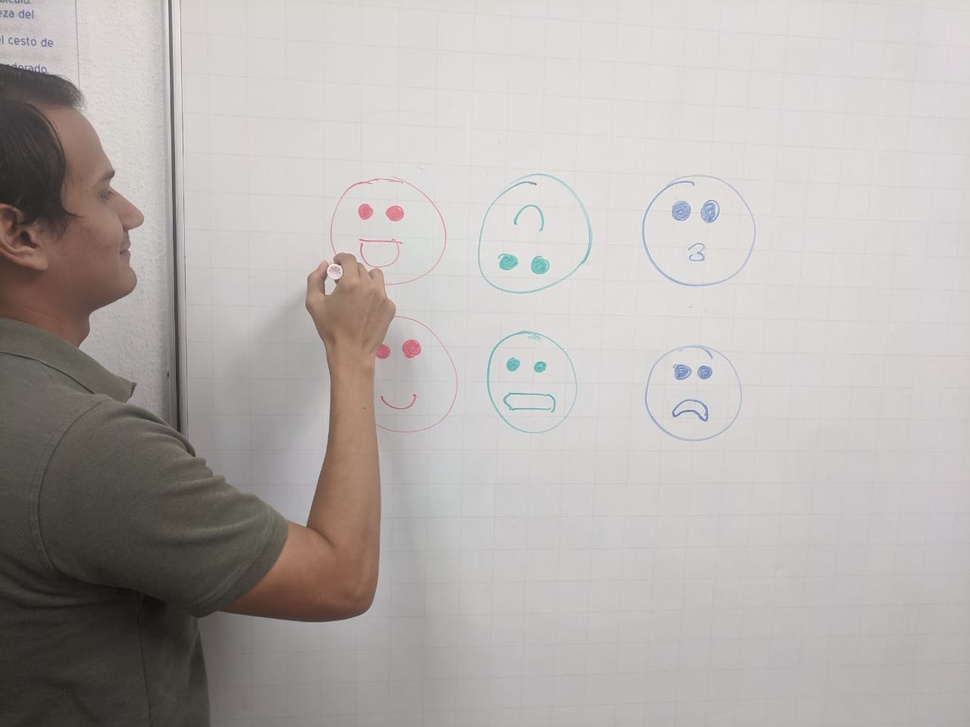
#> input picture P5/shadows.jpg, 970 x 727 px, shrunk from 1280 x 960 before the run
$ python picture.py
#> lines starting #> are read from the running program, lines starting #| are printed output that depends on the picture; after the words box and inside, x2 and y2 are one past the last pixel; in counts of white or black regions, pixels touching at a corner belong together
#> further down, img is the input picture: shape (727, 970, 3); mean B, G, R 173.9, 176.2, 181.2
#> in processFrame, `hsvImage = cv2.cvtColor(image, cv2.COLOR_BGR2HSV)`: hsvImage: shape (727, 970, 3); mean H, S, V 33.2, 15.3, 181.5
import numpy as np
import cv2
from matplotlib import pyplot as plt

def getMask(hsvImage):

    lowerRed1 = (0,55,40)
    upperRed1 = (20,255,255)
    maskRed1 = cv2.inRange(hsvImage, lowerRed1, upperRed1)
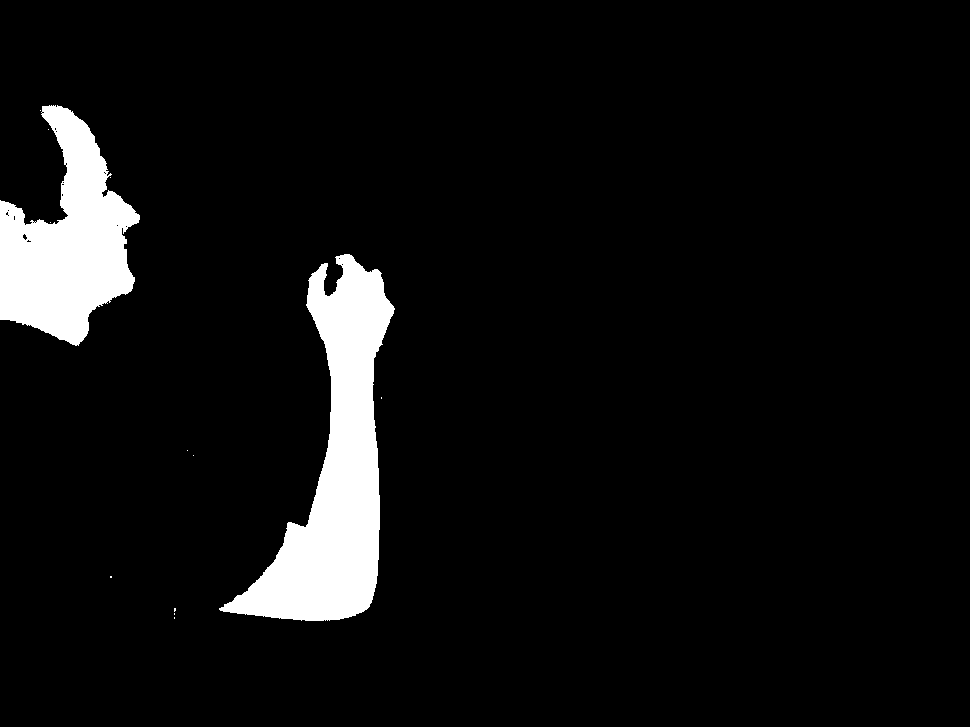
#> maskRed1: shape (727, 970); 6.3% white; 13 white regions (11 under 20 px), largest, box (x1, y1, x2, y2) and area: (219, 254, 395, 621) 25719, (0, 105, 140, 346) 18647
    lowerRed2 = (160,55,40)
    upperRed2 = (180,255,255)
    maskRed2 = cv2.inRange(hsvImage, lowerRed2, upperRed2)
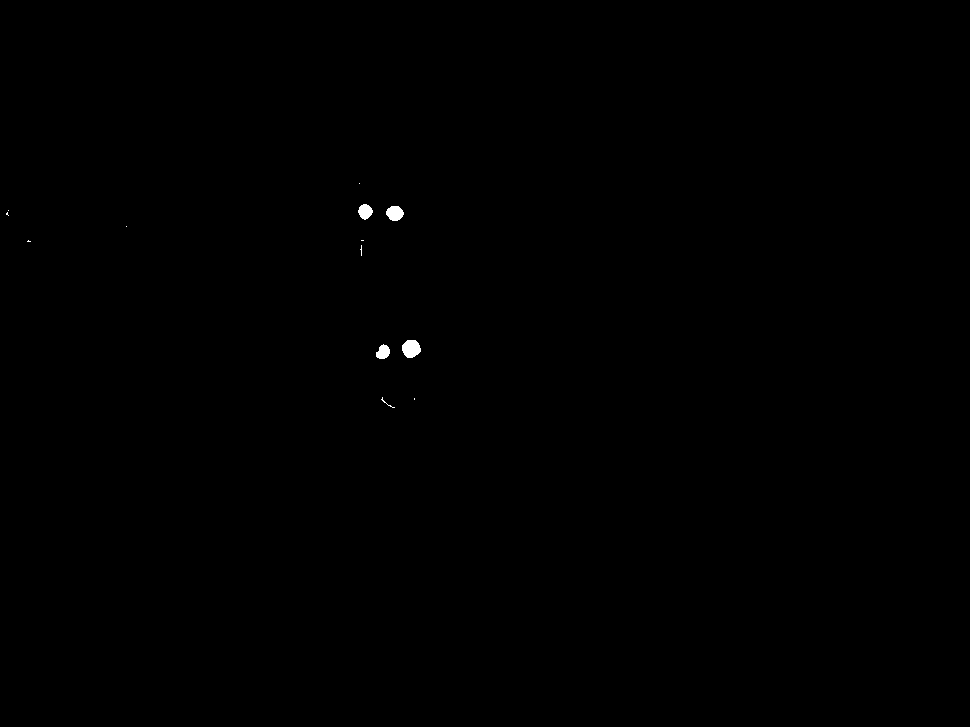
#> maskRed2: shape (727, 970); 0.12% white; 13 white regions (8 under 20 px), largest, box (x1, y1, x2, y2) and area: (402, 340, 421, 358) 265, (386, 206, 404, 221) 205, (358, 204, 373, 220) 168, (376, 344, 390, 359) 151, (381, 397, 395, 408) 20
    maskRed = maskRed1 + maskRed2
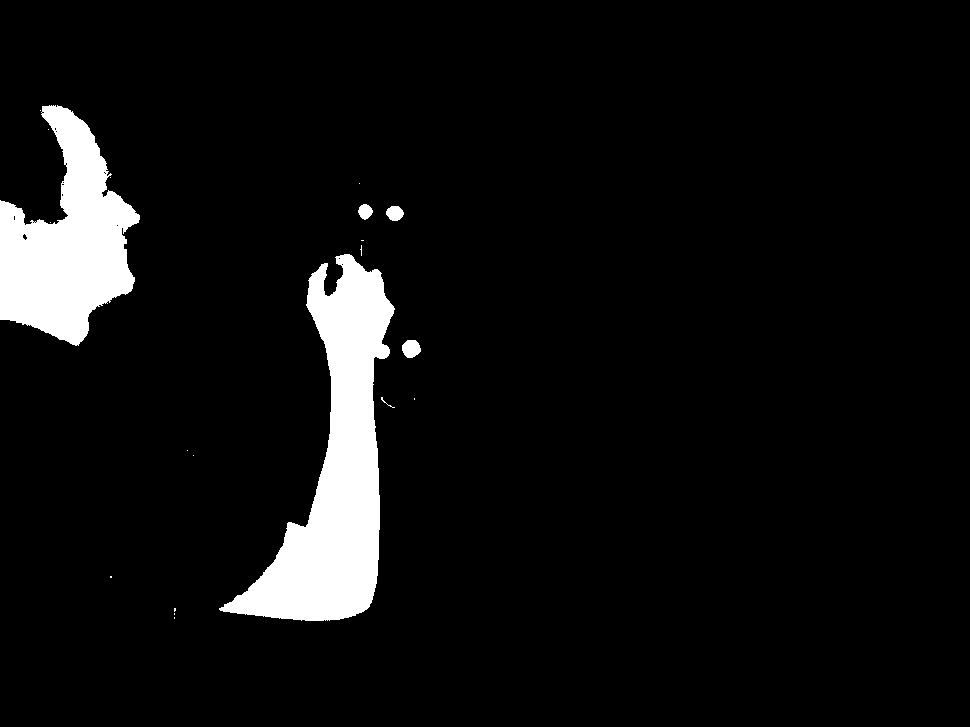
#> maskRed: shape (727, 970); 6.4% white; 20 white regions (14 under 20 px), largest, box (x1, y1, x2, y2) and area: (219, 254, 395, 621) 25870, (0, 105, 140, 346) 18660, (402, 340, 421, 358) 265, (386, 206, 404, 221) 205, (358, 204, 373, 220) 168, (381, 397, 395, 408) 22

    return maskRed

def applyMask(mask, hsvImage):
    # [6 lines of commented-out code are left out]
    return cv2.bitwise_and(hsvImage, hsvImage, mask=mask)
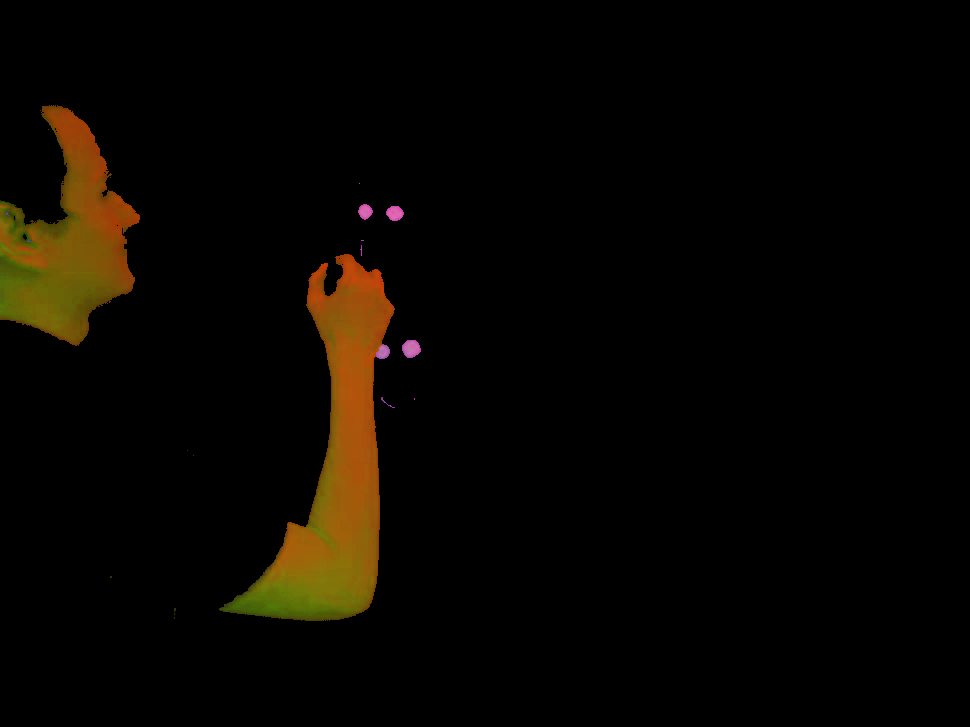
#> returned value: shape (727, 970, 3); mean of channels 0, 1, 2 0.8, 5.7, 8.7; drawn as B, G, R

def processFrame(image):
    hsvImage = cv2.cvtColor(image, cv2.COLOR_BGR2HSV)

    mask = getMask(hsvImage)

    segmentedImageHSV = applyMask(mask, hsvImage)
    segmentedImage = cv2.cvtColor(segmentedImageHSV, cv2.COLOR_HSV2RGB)
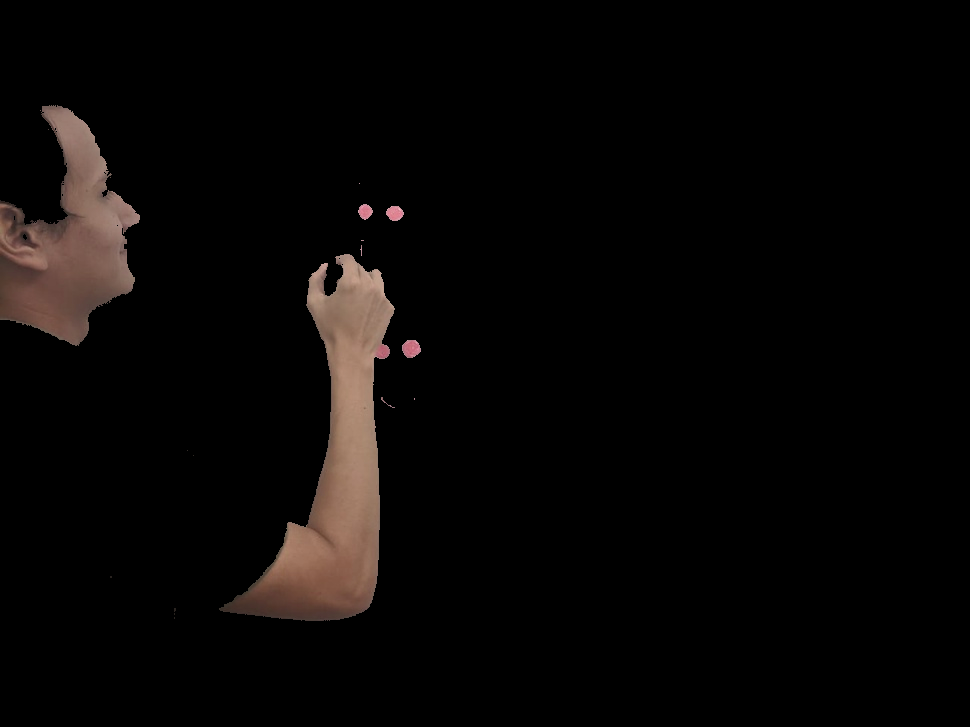
#> segmentedImage: shape (727, 970, 3); mean R, G, B 8.7, 6.5, 5.7

    kernel = np.ones((5,5),np.uint8)
    opening = cv2.morphologyEx(segmentedImage, cv2.MORPH_OPEN, kernel, iterations=2)
    closing = cv2.morphologyEx(segmentedImage, cv2.MORPH_CLOSE, kernel, iterations=2)
    gradient = cv2.morphologyEx(segmentedImage, cv2.MORPH_GRADIENT, kernel, iterations=1)
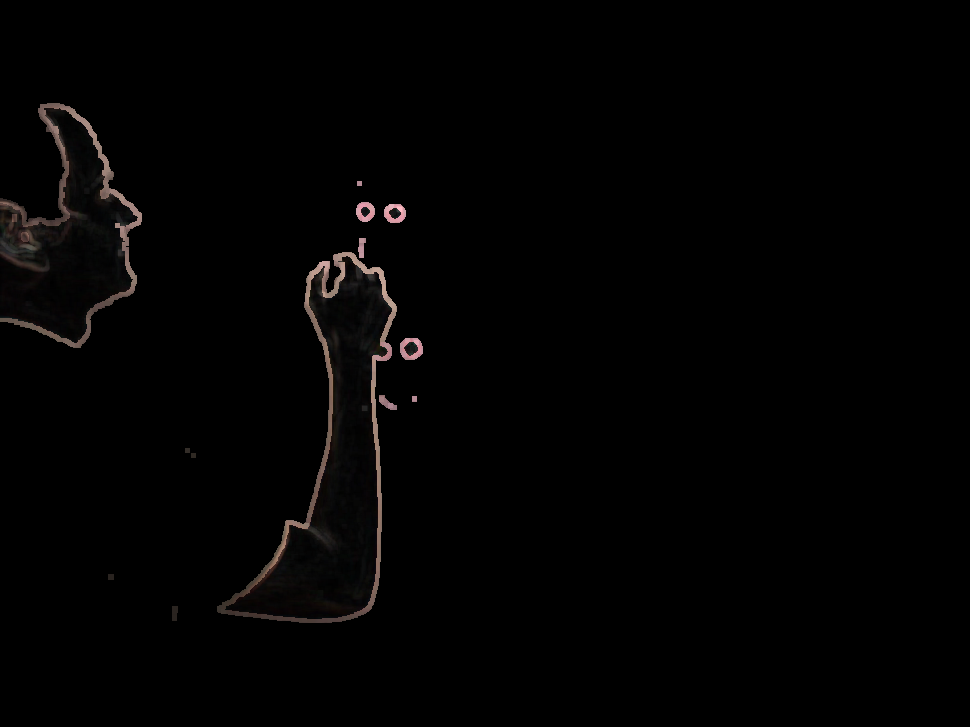
#> gradient: shape (727, 970, 3); mean R, G, B 2.6, 2.2, 2

    plt.title('Segmented')
    plt.subplot(2,2,3)
    plt.imshow(segmentedImage)
    plt.xticks([]),plt.yticks([])

    plt.subplot(2,2,1)
    plt.title('Opening (Erosion->Dilation)')
    plt.imshow(opening)
    plt.xticks([]),plt.yticks([])
    plt.subplot(2,2,2)
    plt.title('Closing (Dilation->Erosion)')
    plt.imshow(closing)
    plt.xticks([]),plt.yticks([])
    plt.subplot(2,2,4)
    plt.title('Original')
    plt.imshow(cv2.cvtColor(image, cv2.COLOR_BGR2RGB))
    plt.xticks([]),plt.yticks([])

if __name__ == "__main__":
    img = cv2.imread('shadows.jpg', 1)
    processFrame(img)
    plt.show()
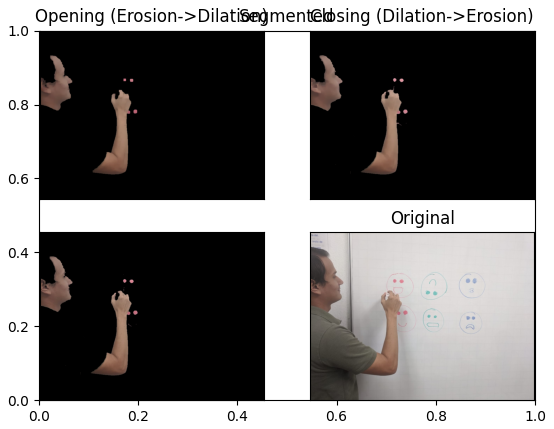
#> figure drawn by matplotlib, 4 panels

$ run again, with P5/pills.jpg copied over P5/shadows.jpg
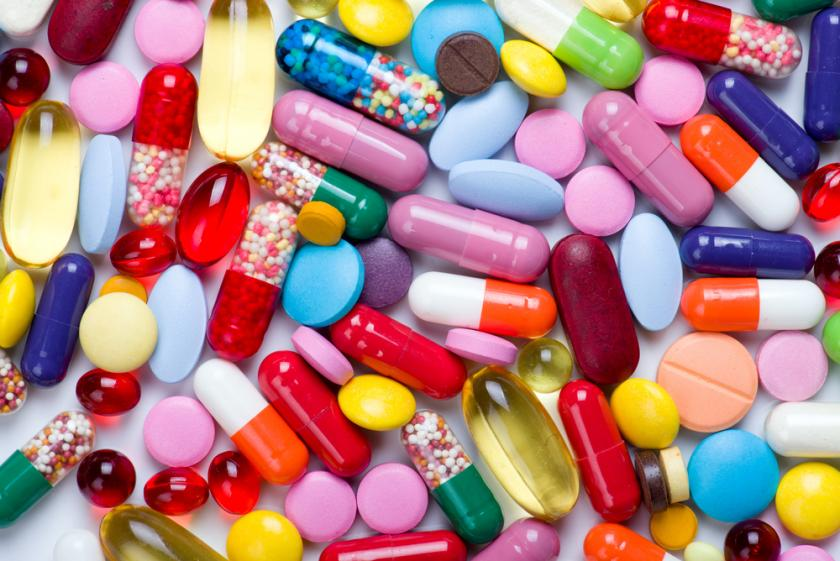
#> input picture P5/pills.jpg, 840 x 561 px
#> img is the input picture: shape (561, 840, 3); mean B, G, R 126.3, 126.6, 173.5
#> hsvImage: shape (561, 840, 3); mean H, S, V 99.1, 134.9, 192.3
#> in getMask, `maskRed1 = cv2.inRange(hsvImage, lowerRed1, upperRed1)`:
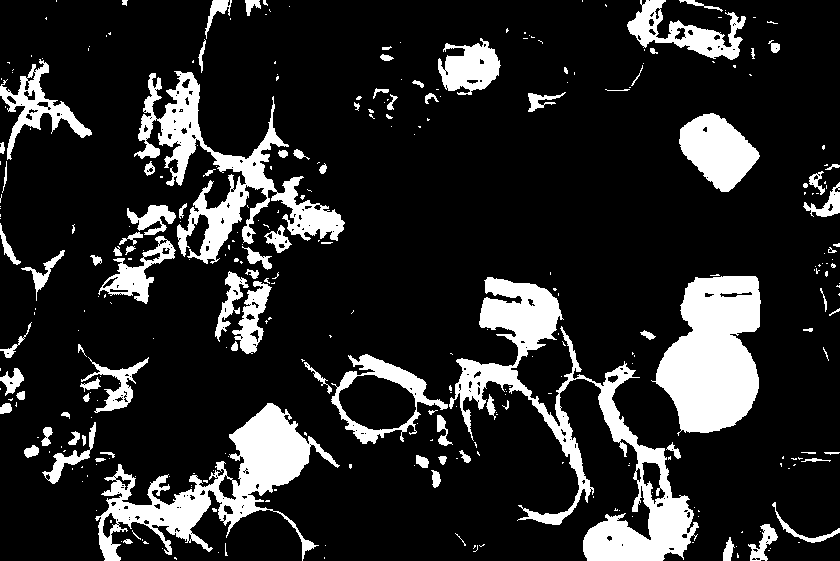
#> maskRed1: shape (561, 840); 16.4% white; 326 white regions (230 under 20 px), largest, box (x1, y1, x2, y2) and area: (449, 277, 699, 561) 15668, (651, 276, 761, 436) 11863, (95, 403, 340, 561) 10974
#> maskRed2: shape (561, 840); 26.2% white; 378 white regions (275 under 20 px), largest, box (x1, y1, x2, y2) and area: (248, 298, 571, 561) 26790, (389, 195, 644, 386) 17214, (526, 63, 760, 226) 12142
#> maskRed: shape (561, 840); 42.6% white; 191 white regions (135 under 20 px), largest, box (x1, y1, x2, y2) and area: (42, 195, 699, 561) 93732, (89, 0, 423, 374) 42414, (526, 63, 760, 226) 16409
#> `plt.show()`:
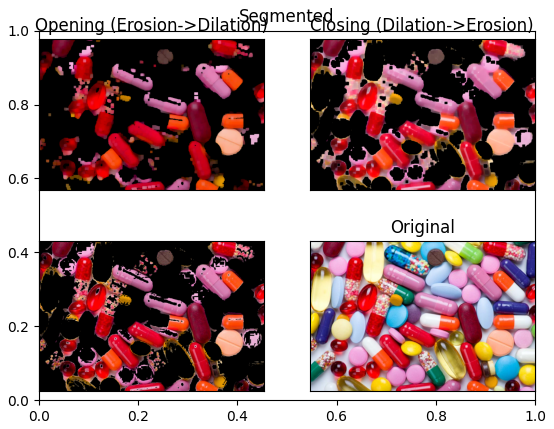
#> figure drawn by matplotlib, 4 panels
